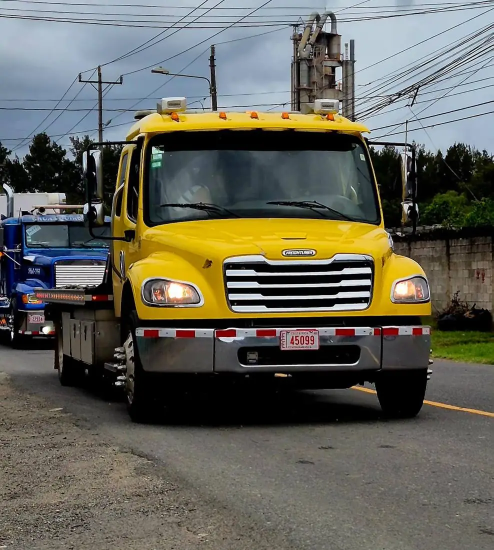
#> input picture clientes/_fuente/mecafusion-fotos/amarilla.webp, 987 x 1100 px (shown at 1/2 size)
$ python a_y4m.py ../../../mecafusion-fotos/amarilla.webp ../../../mecafusion-fotos/cascadia.webp
#> lines starting #> are read from the running program, lines starting #| are printed output that depends on the picture
"""Convierte una imagen (el QR) en un video .y4m quieto para la cámara falsa de Chromium."""
import sys
from PIL import Image
src, out = sys.argv[1], sys.argv[2]
W, H = 640, 480
fondo = Image.new('RGB', (W, H), (40, 44, 48))
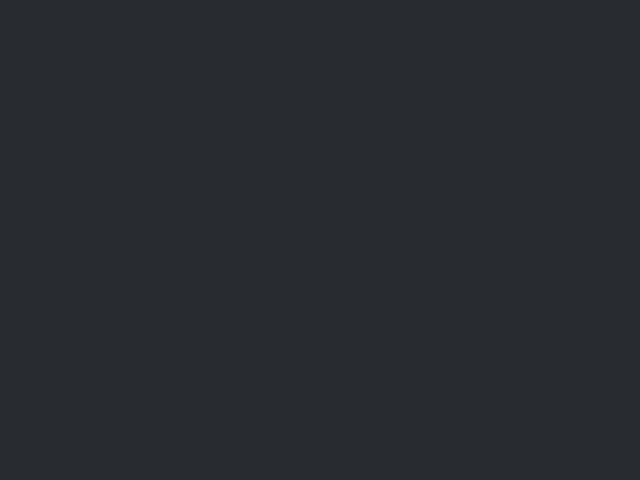
#> fondo: PIL image 640x480 RGB; mean R, G, B 40, 44, 48
qr = Image.open(src).convert('RGB'); lado = 360
#> further down, qr is the input picture: PIL image 987x1100 RGB; mean R, G, B 100.6, 99.8, 89
qr = qr.resize((lado, lado), Image.NEAREST)
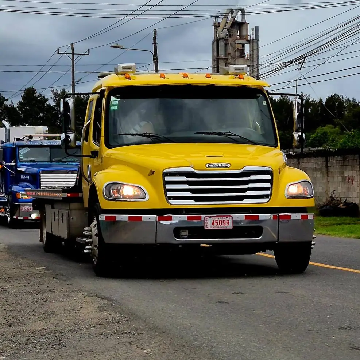
#> qr: PIL image 360x360 RGB; mean R, G, B 100.6, 99.8, 89
fondo.paste(qr, ((W - lado) // 2, (H - lado) // 2))
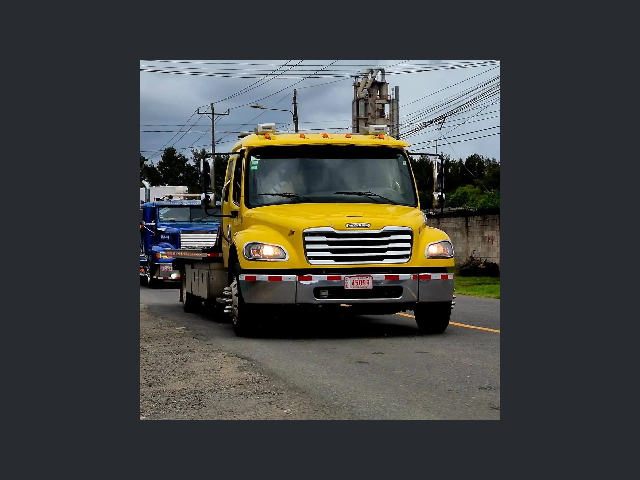
#> fondo: PIL image 640x480 RGB; mean R, G, B 65.6, 67.5, 65.3
ycc = fondo.convert('YCbCr'); y, cb, cr = ycc.split()
#> after `ycc = fondo.convert('YCbCr')`: ycc: PIL image 640x480 YCbCr; mean of channels 0, 1, 2 66.3, 126.7, 126.6
#> after `y, cb, cr = ycc.split()`:
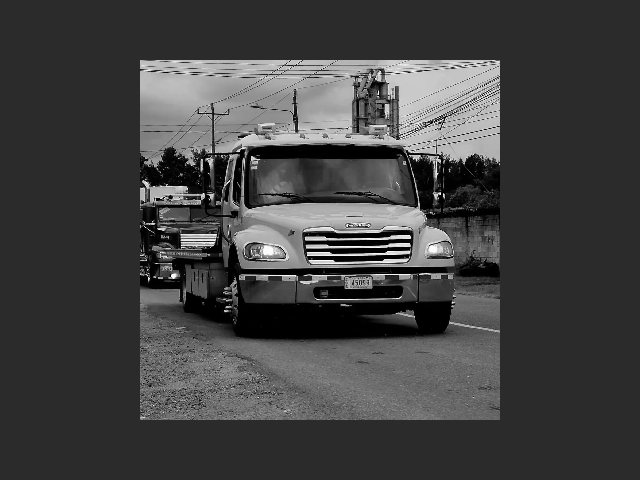
#> y: PIL image 640x480 L; min 0, max 255, mean 66.3
#> after `y, cb, cr = ycc.split()`:
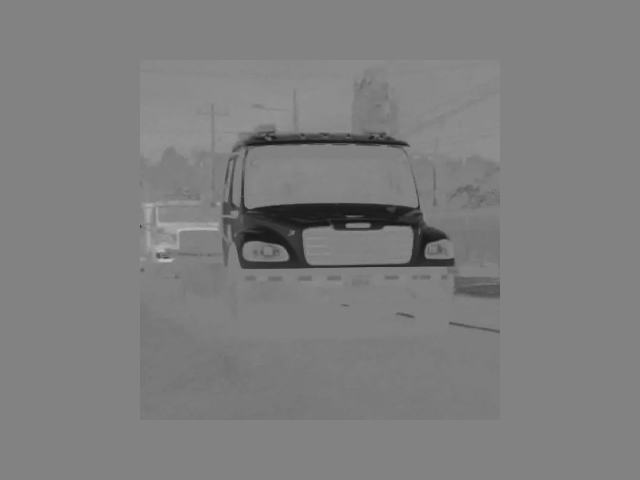
#> cb: PIL image 640x480 L; min 23, max 192, mean 126.7
#> after `y, cb, cr = ycc.split()`:
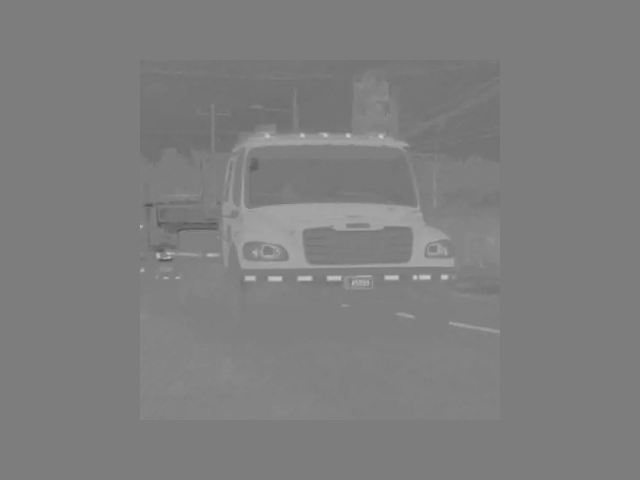
#> cr: PIL image 640x480 L; min 84, max 199, mean 126.6
cb = cb.resize((W // 2, H // 2)); cr = cr.resize((W // 2, H // 2))
frame = b'FRAME\n' + y.tobytes() + cb.tobytes() + cr.tobytes()
with open(out, 'wb') as f:
    f.write(('YUV4MPEG2 W%d H%d F15:1 Ip A1:1 C420jpeg\n' % (W, H)).encode())
    for _ in range(30): f.write(frame)

$ run again, on clientes/_fuente/mecafusion-fotos/choque.webp
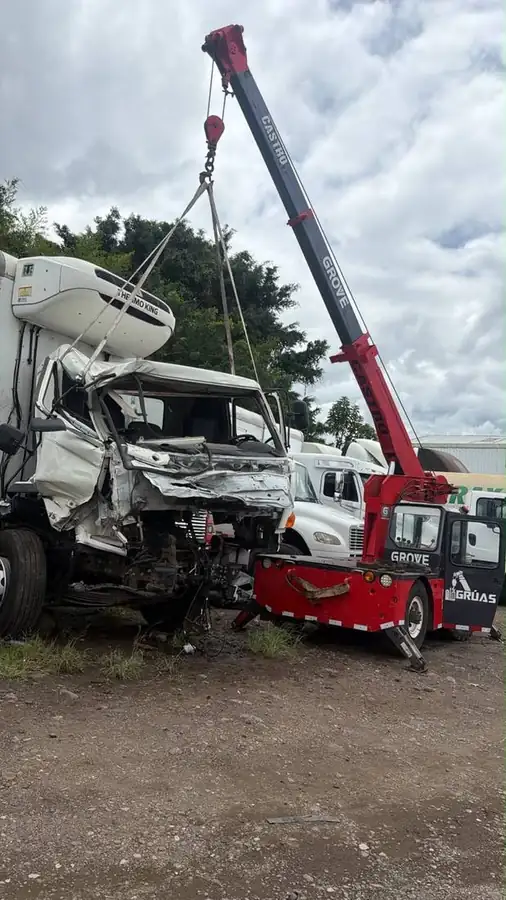
#> input picture clientes/_fuente/mecafusion-fotos/choque.webp, 506 x 900 px
#> qr is the input picture: PIL image 506x900 RGB; mean R, G, B 132.1, 129.8, 129.2
#> qr: PIL image 360x360 RGB
#> `fondo.paste(qr, ((W - lado) // 2, (H - lado) // 2))`:
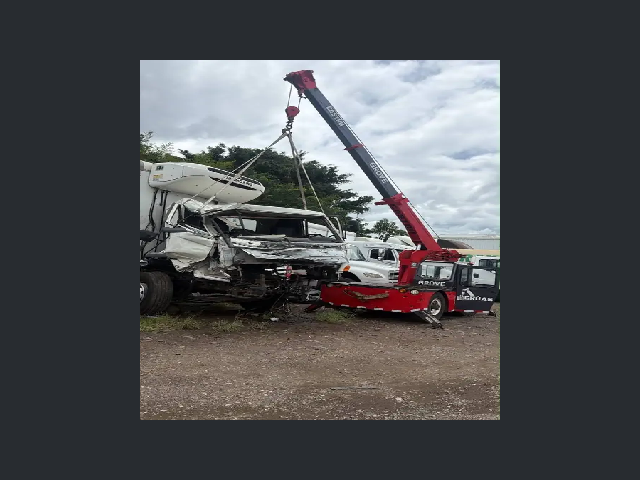
#> fondo: PIL image 640x480 RGB; mean R, G, B 78.8, 80.2, 82.3
#> ycc: PIL image 640x480 YCbCr; mean of channels 0, 1, 2 79.6, 128.7, 126.6
#> `y, cb, cr = ycc.split()`:
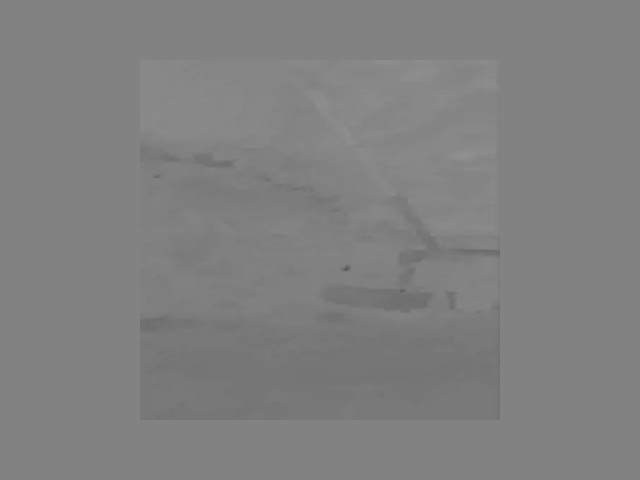
#> cb: PIL image 640x480 L; min 86, max 145, mean 128.7

$ run again, on clientes/_fuente/mecafusion-fotos/cisterna1.webp
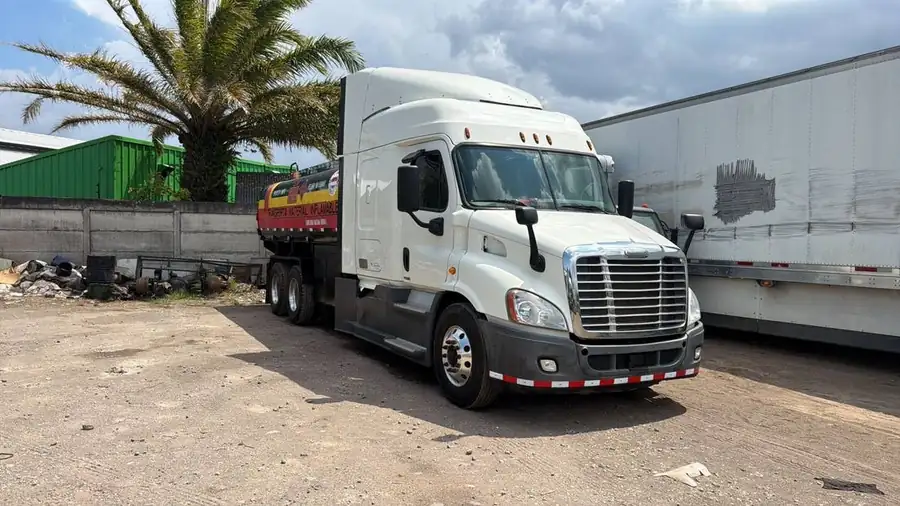
#> input picture clientes/_fuente/mecafusion-fotos/cisterna1.webp, 900 x 506 px
#> qr is the input picture: PIL image 900x506 RGB; mean R, G, B 135.9, 135.8, 131.2
#> qr: PIL image 360x360 RGB
#> ycc: PIL image 640x480 YCbCr; mean of channels 0, 1, 2 81.7, 128, 126.3
#> `y, cb, cr = ycc.split()`:
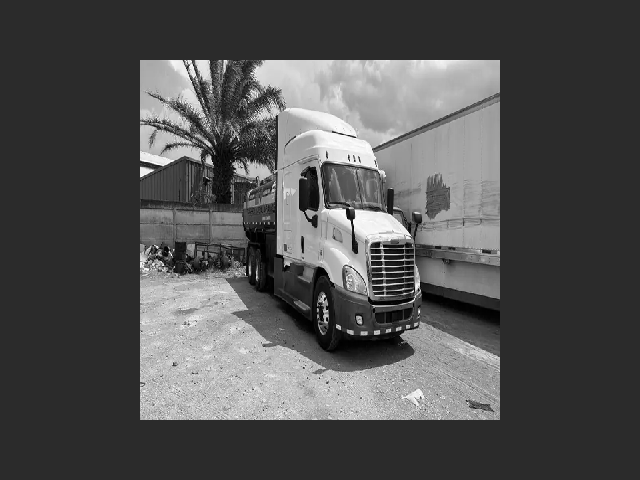
#> y: PIL image 640x480 L; min 0, max 255, mean 81.7
#> `y, cb, cr = ycc.split()`:
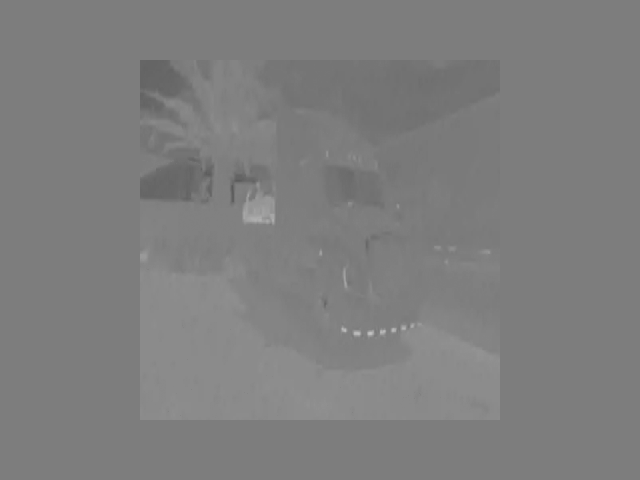
#> cr: PIL image 640x480 L; min 90, max 196, mean 126.3

$ run again, on clientes/_fuente/mecafusion-fotos/cisterna2.webp
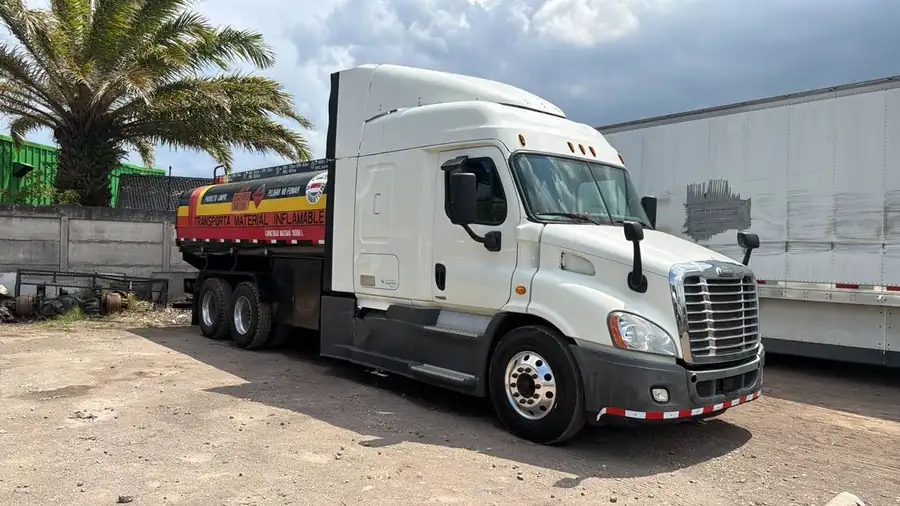
#> input picture clientes/_fuente/mecafusion-fotos/cisterna2.webp, 900 x 506 px
#> qr is the input picture: PIL image 900x506 RGB; mean R, G, B 134.8, 134.9, 131.1
#> qr: PIL image 360x360 RGB
#> ycc: PIL image 640x480 YCbCr; mean of channels 0, 1, 2 81.4, 128.2, 126.2
#> `y, cb, cr = ycc.split()`:
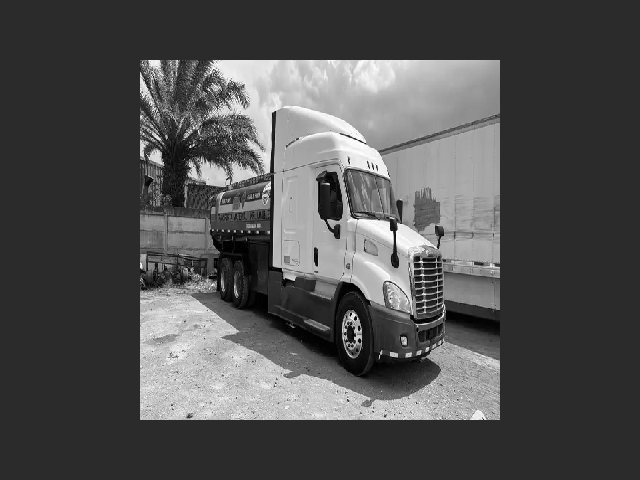
#> y: PIL image 640x480 L; min 0, max 255, mean 81.4
#> `y, cb, cr = ycc.split()`:
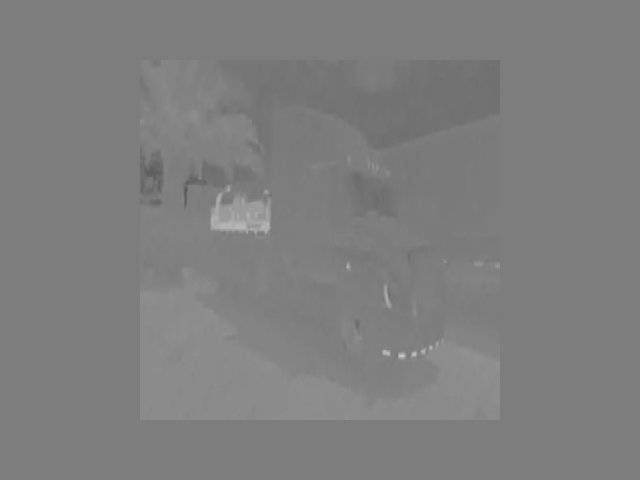
#> cr: PIL image 640x480 L; min 88, max 201, mean 126.2
